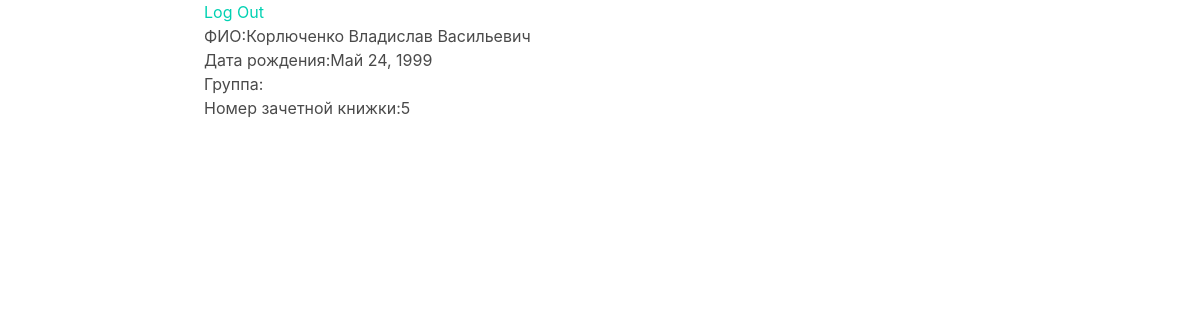
Screenshot of /students/5/ (signed in) with the database file from the repository.
### datatable/models.py (models this page shows, shortened)
class Student(models.Model):
    full_name = models.CharField(max_length=255)
    birthday = models.DateField()
    studygroup = models.ForeignKey(StudyGroup, related_name='students')

### datatable/views.py (the view)
@class_login_required
class DetailStudent(DetailView):
    model = Student
    def get_object(self, queryset=None):
        self.student = get_object_or_404(
                    Student, id=self.kwargs['id'])
        return self.student

### datatable/templates/datatable/student_detail.html
{% extends parent_template|default:"datatable/base_datatable.html" %}
{% block content %}
<p>ФИО:{{ student.full_name }}</p>
<p>Дата рождения:{{ student.birthday }}</p>
<p>Группа:{{ student.group.title }}</p>
<p>Номер зачетной книжки:{{ student.id }}</p>
{% endblock %}

### rows the page displays
Student: full_name "Корлюченко Владислав Васильевич", birthday "Май 24, 1999", id "5"
